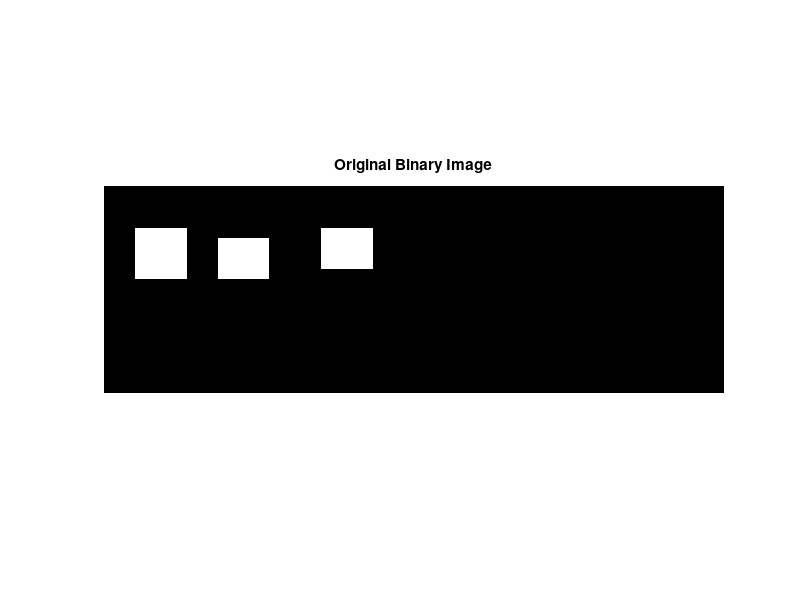

Write MATLAB code to recreate this figure. (Note: this script raises an error after producing the figure.)
% @author EliasDH Team
% @see https://eliasdh.com
% @since 01/01/2025

% Example 1
img = zeros(20,60);
img(5:9, 4:8) = 1;
img(6:9, 12:16) = 1;
img(5:8, 22:26) = 1;
figure; imshow(img); title('Original Binary Image');

se1 = strel('square',3);
se2 = strel('disk',2);
se3 = strel('line',5,0);
se4 = strel('line',5,90);
d1 = imdilate(img,se1);
d2 = imdilate(img,se2);
d3 = imdilate(img,se3);
e1 = imerode(img,se1);
e2 = imerode(img,se2);
e3 = imerode(img,se3);
figure;
subplot(3,3,1); imshow(d1); title('Dilation - square');
subplot(3,3,2); imshow(d2); title('Dilation - disk');
subplot(3,3,3); imshow(d3); title('Dilation - horizontal');
subplot(3,3,4); imshow(e1); title('Erosion - square');
subplot(3,3,5); imshow(e2); title('Erosion - disk');
subplot(3,3,6); imshow(e3); title('Erosion - horizontal');

SE_orange = [1 1 1 1 1 1 1;
             1 1 1 1 1 1 1;
             1 1 1 1 1 1 1;
             1 1 1 1 1 1 1;
             1 1 1 1 1 1 1];
SE_orange = strel(SE_orange);
d_orange = imdilate(img, SE_orange);
e_orange = imerode(img, SE_orange);
figure;
subplot(1,3,1); imshow(img); title('Original');
subplot(1,3,2); imshow(d_orange); title('Dilation - Orange SE');
subplot(1,3,3); imshow(e_orange); title('Erosion - Orange SE');